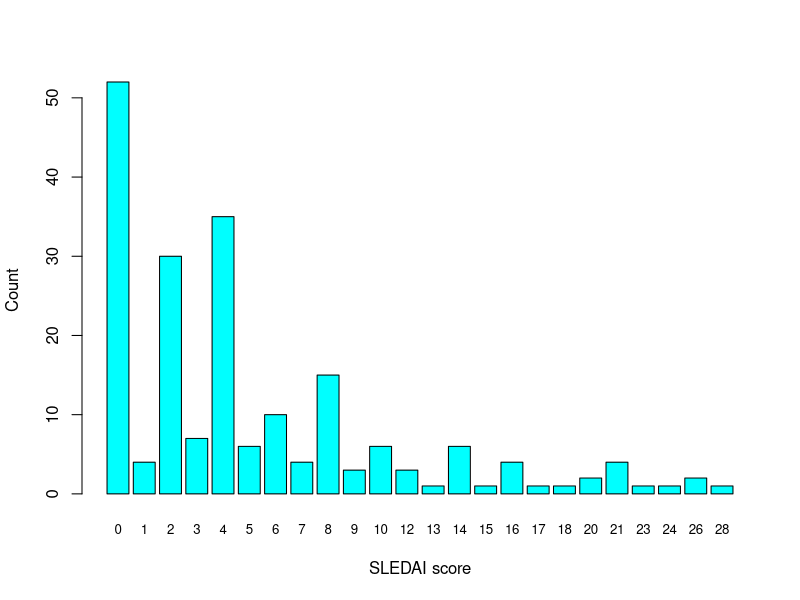
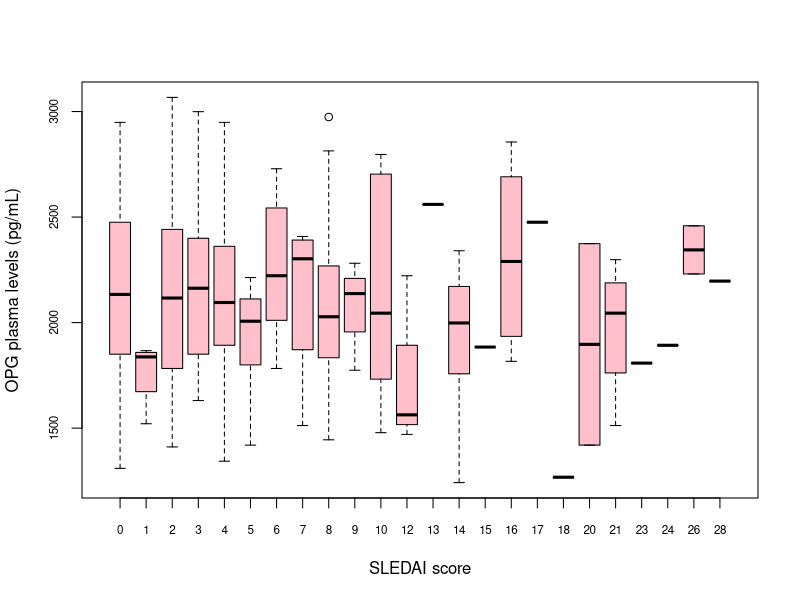
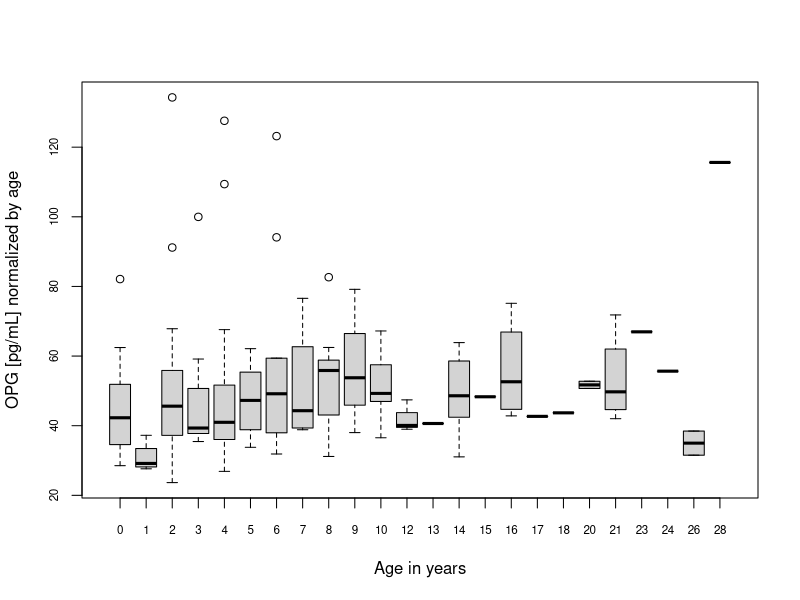
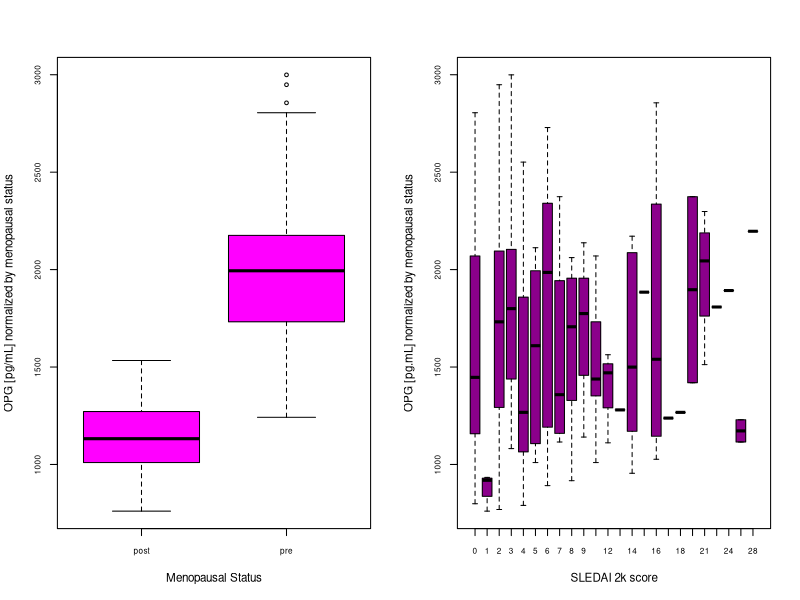
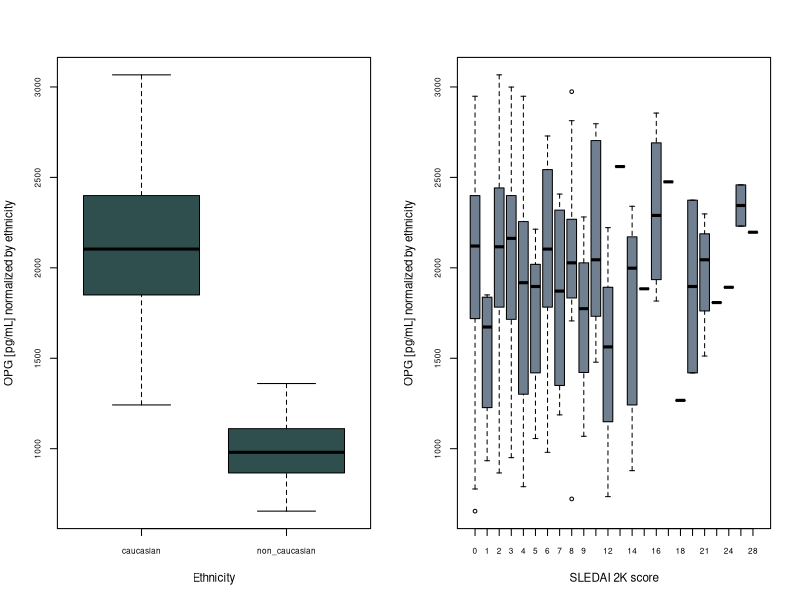
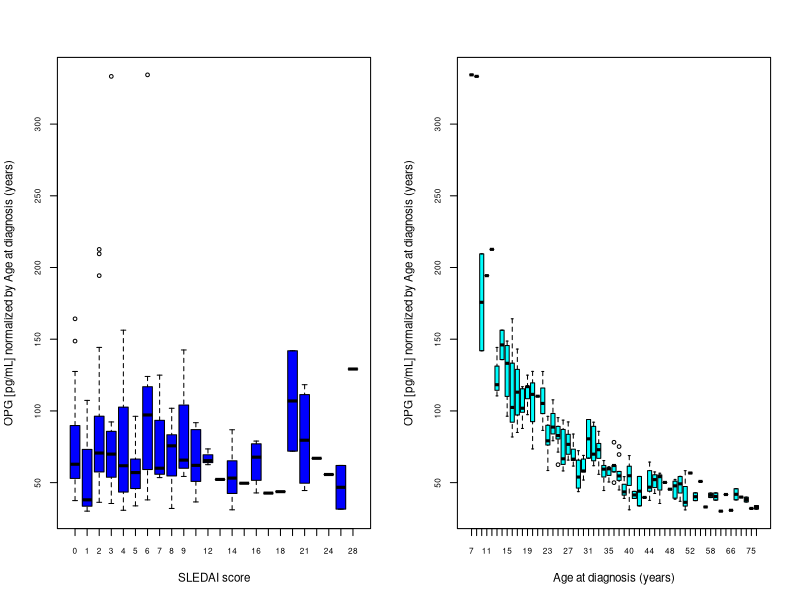
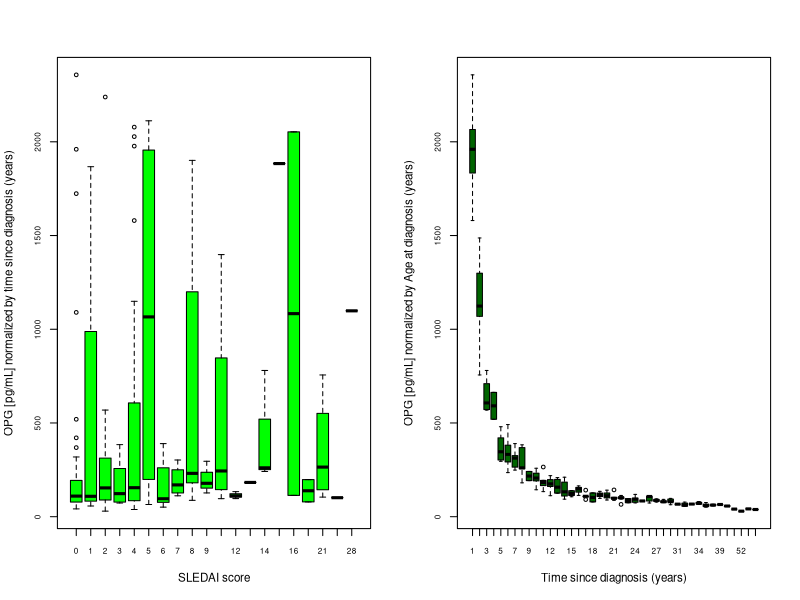
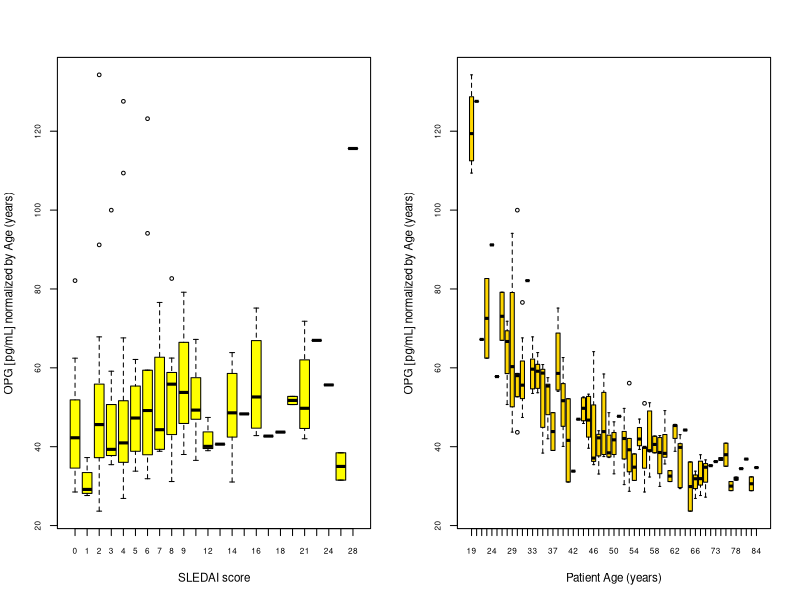

These figures' R source, in order:
setwd("/Users/alessandramencos/BBIM01/Research Project")
library(readxl)
library(dplyr)
OriginalData <- read_excel("g1_s1_dataset_v251001.xlsx")
View(OriginalData)
OriginalData <- OriginalData %>% mutate(time_since_diagnosis_years = ifelse(
  OriginalData$time_since_diagnosis_years == 0, NA, time_since_diagnosis_years))
shapiro.test(OriginalData$opg_pg_ml)
cor.test(OriginalData$sledai_score, OriginalData$opg_pg_ml, method = ("pearson"))

##do this for al variables and then combine into a list
SLEDAI_counts <- OriginalData %>% group_by(sledai_score) %>% reframe(count = n())

barplot(SLEDAI_counts$count, 
        axes = T, axisnames = T, xlab = "SLEDAI score", ylab = "Count", 
        col = "cyan", names.arg = SLEDAI_counts$sledai_score, cex.names = 0.8)
patientsSLescore <- OriginalData %>% group_by(sledai_score) %>% reframe(opg_pg_ml)
par(cex.axis = 0.7)
boxplot(patientsSLescore$opg_pg_ml ~ patientsSLescore$sledai_score, 
        col = 'pink', xlab = 'SLEDAI score', ylab = "OPG plasma levels (pg/mL)")

##normalization
dummy_menopause <- data.frame(OriginalData$sub_id, OriginalData$menopausal_status)
dummy_menopause <- dummy_menopause %>% mutate(menopause_numeric = 
                                                 case_when(
                                                    OriginalData.menopausal_status == 'pre' ~ 1, 
                                                    OriginalData.menopausal_status == 'post' ~ 2))
dummy_ethnicity <- data.frame(OriginalData$sub_id, OriginalData$ethnicity)
dummy_ethnicity <- dummy_ethnicity %>% mutate(ethnicity_numeric = case_when
                                              (OriginalData.ethnicity == 'caucasian' ~ 1,
                                                 OriginalData.ethnicity == 'non_caucasian' ~ 2))

#NORMALIZATION
##By patient age
OPGbyAge <- data.frame(OriginalData$sub_id, OriginalData$sledai_score, OriginalData$opg_pg_ml, 
                       OriginalData$age_years, 
                       (OriginalData$opg_pg_ml/OriginalData$age_years))
colnames(OPGbyAge) <- c('Patient ID', 'SLEDAI 2k score', 'OPG [pg/mL]', 
                        'Age (years)', 'OPG [pg/mL] normalized by Age')
cor.test(OPGbyAge$`OPG [pg/mL] normalized by Age`, OPGbyAge$`SLEDAI 2k score`)
boxplot(OPGbyAge$`OPG [pg/mL] normalized by Age` ~ OPGbyAge$`SLEDAI 2k score`,
        xlab = 'Age in years', ylab = 'OPG [pg/mL] normalized by age')

##One singular data frame
Normalizedbyconfounding <- data.frame(OriginalData$sub_id, OriginalData$sledai_score, 
                                      (OriginalData$opg_pg_ml/OriginalData$age_at_diagnosis_years), 
                                      (OriginalData$opg_pg_ml/OriginalData$time_since_diagnosis_years), 
                                      (OriginalData$opg_pg_ml/OriginalData$age_years), 
                                      (OriginalData$opg_pg_ml/OriginalData$bmi_kg_m2), 
                                      (OriginalData$opg_pg_ml/OriginalData$ifn_type1_iu_ml), 
                                      (OriginalData$opg_pg_ml/dummy_ethnicity$ethnicity_numeric), 
                                      (OriginalData$opg_pg_ml/dummy_menopause$menopause_numeric))
colnames(Normalizedbyconfounding) <- c('Patient ID', 'SLEDAI 2k score', 
                                       'OPG [pg/ml] normalized by Age at diagnosis (years)',
                                       'OPG [pg/ml] normalized by Time since diagnosis (years)', 
                                       'OPG [pg/ml] normalized by Age (years)', 
                                       'OPG [pg/ml] normalized by BMI (kg/m^2)', 
                                       'OPG [pg/ml] normalized by IFN expression',
                                       'OPG [pg/ml] normalized by Ethnictiy', 
                                       'OPG [pg/ml] normalized by Menopausal Status')
par(cex.axis = 0.7, mfrow = c(1,2), cex = 0.7)
boxplot(Normalizedbyconfounding$`OPG [pg/ml] normalized by Menopausal Status`~dummy_menopause$OriginalData.menopausal_status,
        xlab = 'Menopausal Status', ylab = 'OPG [pg/mL] normalized by menopausal status', col = "magenta")
boxplot(Normalizedbyconfounding$`OPG [pg/ml] normalized by Menopausal Status`~Normalizedbyconfounding$`SLEDAI 2k score`, 
        xlab = 'SLEDAI 2k score', ylab = 'OPG [pg.mL] normalized by menopausal status', col = "darkmagenta")

par(cex.axis = 0.7, mfrow = c(1,2), cex = 0.7)
boxplot(Normalizedbyconfounding$`OPG [pg/ml] normalized by Ethnictiy`~dummy_ethnicity$OriginalData.ethnicity,
        xlab = 'Ethnicity', ylab = 'OPG [pg/mL] normalized by ethnicity', col = "darkslategrey")
boxplot(Normalizedbyconfounding$`OPG [pg/ml] normalized by Ethnictiy`~Normalizedbyconfounding$`SLEDAI 2k score`,
        xlab = 'SLEDAI 2K score', ylab = 'OPG [pg/mL] normalized by ethnicity', col = "slategrey")

par(cex.axis = 0.7, mfrow = c(1,2), cex = 0.7)
#age at diagnosis
boxplot(Normalizedbyconfounding$`OPG [pg/ml] normalized by Age at diagnosis (years)`~Normalizedbyconfounding$`SLEDAI 2k score`, 
        xlab = 'SLEDAI score', ylab = 'OPG [pg/mL] normalized by Age at diagnosis (years)', 
        col = 'blue')
boxplot(Normalizedbyconfounding$`OPG [pg/ml] normalized by Age at diagnosis (years)`~OriginalData$age_at_diagnosis_years, 
        xlab = 'Age at diagnosis (years)', ylab = 'OPG [pg/mL] normalized by Age at diagnosis (years)', 
        col = 'cyan')
#time since diagnosis
boxplot(Normalizedbyconfounding$`OPG [pg/ml] normalized by Time since diagnosis (years)`~Normalizedbyconfounding$`SLEDAI 2k score`, 
        xlab = 'SLEDAI score', ylab = 'OPG [pg/mL] normalized by time since diagnosis (years)',
        col = 'green')
boxplot(Normalizedbyconfounding$`OPG [pg/ml] normalized by Time since diagnosis (years)`~OriginalData$time_since_diagnosis_years, 
        xlab = 'Time since diagnosis (years)', ylab = 'OPG [pg/mL] normalized by Age at diagnosis (years)', 
        col = "darkgreen")
#age
boxplot(Normalizedbyconfounding$`OPG [pg/ml] normalized by Age (years)`~Normalizedbyconfounding$`SLEDAI 2k score`, 
        xlab = 'SLEDAI score', ylab = 'OPG [pg/mL] normalized by Age (years)', 
        col = "yellow")
boxplot(Normalizedbyconfounding$`OPG [pg/ml] normalized by Age (years)`~OriginalData$age_years, 
        xlab = 'Patient Age (years)', ylab = 'OPG [pg/mL] normalized by Age (years)', 
        col = "gold")
#BMI
boxplot(Normalizedbyconfounding$`OPG [pg/ml] normalized by BMI (kg/m^2)`~Normalizedbyconfounding$`SLEDAI 2k score`, 
        xlab = 'SLEDAI score', ylab = 'OPG [pg/mL] normalized by BMI (kg/m^2)', 
        col = "brown")
#plot(OriginalData$bmi_kg_m2, Normalizedbyconfounding$`OPG [pg/ml] normalized by BMI (kg/m^2)`,
        #xlab = 'Patient BMI (kg/m^2)', ylab = 'OPG [pg/mL] normalized by BMI (kg/m^2)')
plot(OriginalData$bmi_kg_m2, Normalizedbyconfounding$`OPG [pg/ml] normalized by BMI (kg/m^2)`,
     xlab = 'Patient BMI (kg/m^2)', ylab = 'OPG [pg/mL] normalized by BMI (kg/m^2)', 
     col = "darkorange")
#IFN expression
boxplot(Normalizedbyconfounding$`OPG [pg/ml] normalized by IFN expression`~Normalizedbyconfounding$`SLEDAI 2k score`, 
        xlab = 'SLEDAI score', ylab = 'OPG [pg/mL] normalized by IFN expression [IU/mL)', 
        col = "red")
plot(OriginalData$ifn_type1_iu_ml, Normalizedbyconfounding$`OPG [pg/ml] normalized by IFN expression`, 
     xlab = 'IFN [IU/mL]', ylab = 'OPG [pg/mL] normalized by IFN expression [IU/mL]', 
     col = "pink")

#CORRELATION
##1 issue: some of the times since diagnosis are '0', which means that when normalizing the value is
##infinite, how to solve? I made them NA values (NOT STR) so that the stat test would just kind of ignore them. 

cols <- c('OPG [pg/ml] normalized by Age at diagnosis (years)', 
          'OPG [pg/ml] normalized by Time since diagnosis (years)', 
          'OPG [pg/ml] normalized by Age (years)', 
          'OPG [pg/ml] normalized by BMI (kg/m^2)', 
          'OPG [pg/ml] normalized by IFN expression', 
          'OPG [pg/ml] normalized by Ethnictiy', 
          'OPG [pg/ml] normalized by Menopausal Status')
print(cols)
all(cols %in% names(Normalizedbyconfounding)) #if true, proceed; if not, some name(s) don't match)
shapiro_results <- lapply(cols, function(col) {
  data <- na.omit(Normalizedbyconfounding[[col]])
  if (length(data) >= 3) {
    shapiro.test(data)$statistic
  } else {
    NA
  }
})
names(shapiro_results) <- cols
shapiro_results <- t(as.data.frame(shapiro_results))
shapiro_results_p <- lapply(cols, function(col) {
  data <- na.omit(Normalizedbyconfounding[[col]]) 
  if (length(data) >= 3) {
    shapiro.test(data)$p
    } else {
      NA
      }
  })
names(shapiro_results_p) <- cols
shapiro_results_p <- t(as.data.frame(shapiro_results_p))
shapiro_results_confounding <- data.frame(shapiro_results, shapiro_results_p)
colnames(shapiro_results_confounding) <- c('W statistic', 'P-value')
correlations <- sapply(cols, function(col) {cor(Normalizedbyconfounding[['SLEDAI 2k score']], 
                                                Normalizedbyconfounding[[col]], use = "complete.obs")
  })
correlations <- as.data.frame(correlations)
stat_norm_conf <- data.frame(correlations$correlations, 
                             shapiro_results_confounding$`W statistic`, 
                             shapiro_results_confounding$`P-value`)
row.names(stat_norm_conf) <- cols
colnames(stat_norm_conf) <- c('Correlation Coefficient', 'Shapiro W statistic', 'Shapiro P-value')
rm(correlations, shapiro_results, shapiro_results_p)

library(psych)
describe(Normalizedbyconfounding)

##Moving o from the 